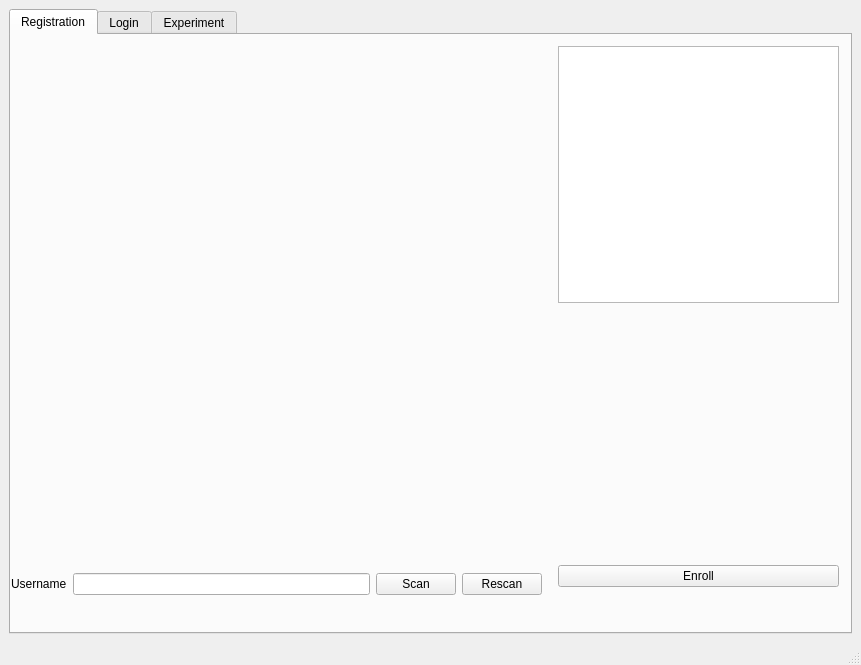
<?xml version="1.0" encoding="UTF-8"?>
<ui version="4.0">
 <class>MainWindow</class>
 <widget class="QMainWindow" name="MainWindow">
  <property name="geometry">
   <rect>
    <x>0</x>
    <y>0</y>
    <width>861</width>
    <height>665</height>
   </rect>
  </property>
  <property name="windowTitle">
   <string>MainWindow</string>
  </property>
  <widget class="QWidget" name="centralwidget">
   <layout class="QVBoxLayout" name="verticalLayout_9">
    <item>
     <widget class="QTabWidget" name="tabWidget">
      <property name="currentIndex">
       <number>0</number>
      </property>
      <widget class="QWidget" name="tab_registration">
       <attribute name="title">
        <string>Registration</string>
       </attribute>
       <widget class="QWidget" name="layoutWidget">
        <property name="geometry">
         <rect>
          <x>0</x>
          <y>10</y>
          <width>531</width>
          <height>571</height>
         </rect>
        </property>
        <layout class="QVBoxLayout" name="verticalLayout_scan">
         <item>
          <widget class="QLabel" name="img_scan_registration">
           <property name="sizePolicy">
            <sizepolicy hsizetype="Expanding" vsizetype="Expanding">
             <horstretch>0</horstretch>
             <verstretch>0</verstretch>
            </sizepolicy>
           </property>
           <property name="maximumSize">
            <size>
             <width>500</width>
             <height>480</height>
            </size>
           </property>
           <property name="text">
            <string/>
           </property>
          </widget>
         </item>
         <item>
          <layout class="QHBoxLayout" name="horizontalLayout_buttons">
           <item>
            <widget class="QLabel" name="label_username">
             <property name="text">
              <string>Username</string>
             </property>
            </widget>
           </item>
           <item>
            <widget class="QLineEdit" name="username_input_registration"/>
           </item>
           <item>
            <widget class="QPushButton" name="scanButton_registration">
             <property name="text">
              <string>Scan</string>
             </property>
            </widget>
           </item>
           <item>
            <widget class="QPushButton" name="rescanButton_registration">
             <property name="text">
              <string>Rescan</string>
             </property>
            </widget>
           </item>
          </layout>
         </item>
        </layout>
       </widget>
       <widget class="QWidget" name="layoutWidget">
        <property name="geometry">
         <rect>
          <x>547</x>
          <y>11</y>
          <width>281</width>
          <height>541</height>
         </rect>
        </property>
        <layout class="QVBoxLayout" name="verticalLayout_list">
         <item>
          <widget class="QListWidget" name="fingerList">
           <property name="sizePolicy">
            <sizepolicy hsizetype="Preferred" vsizetype="Expanding">
             <horstretch>0</horstretch>
             <verstretch>0</verstretch>
            </sizepolicy>
           </property>
           <property name="minimumSize">
            <size>
             <width>0</width>
             <height>0</height>
            </size>
           </property>
           <property name="maximumSize">
            <size>
             <width>16777215</width>
             <height>16777215</height>
            </size>
           </property>
           <property name="selectionMode">
            <enum>QAbstractItemView::MultiSelection</enum>
           </property>
          </widget>
         </item>
         <item>
          <widget class="QLabel" name="img_preview">
           <property name="sizePolicy">
            <sizepolicy hsizetype="Expanding" vsizetype="Expanding">
             <horstretch>0</horstretch>
             <verstretch>0</verstretch>
            </sizepolicy>
           </property>
           <property name="maximumSize">
            <size>
             <width>200</width>
             <height>250</height>
            </size>
           </property>
           <property name="text">
            <string/>
           </property>
          </widget>
         </item>
         <item>
          <widget class="QPushButton" name="enrollButton">
           <property name="sizePolicy">
            <sizepolicy hsizetype="Ignored" vsizetype="Fixed">
             <horstretch>0</horstretch>
             <verstretch>0</verstretch>
            </sizepolicy>
           </property>
           <property name="text">
            <string>Enroll</string>
           </property>
          </widget>
         </item>
        </layout>
       </widget>
      </widget>
      <widget class="QWidget" name="tab_login">
       <attribute name="title">
        <string>Login</string>
       </attribute>
       <layout class="QHBoxLayout" name="horizontalLayout_2">
        <item>
         <layout class="QHBoxLayout" name="horizontalLayout_8">
          <item>
           <spacer name="horizontalSpacer">
            <property name="orientation">
             <enum>Qt::Horizontal</enum>
            </property>
            <property name="sizeType">
             <enum>QSizePolicy::Preferred</enum>
            </property>
            <property name="sizeHint" stdset="0">
             <size>
              <width>200</width>
              <height>20</height>
             </size>
            </property>
           </spacer>
          </item>
          <item>
           <layout class="QVBoxLayout" name="verticalLayout_8">
            <item>
             <layout class="QVBoxLayout" name="verticalLayout_7">
              <item>
               <widget class="QLabel" name="img_scan_login">
                <property name="sizePolicy">
                 <sizepolicy hsizetype="Expanding" vsizetype="Expanding">
                  <horstretch>0</horstretch>
                  <verstretch>0</verstretch>
                 </sizepolicy>
                </property>
                <property name="maximumSize">
                 <size>
                  <width>500</width>
                  <height>480</height>
                 </size>
                </property>
                <property name="text">
                 <string/>
                </property>
               </widget>
              </item>
              <item>
               <layout class="QHBoxLayout" name="horizontalLayout_7">
                <item>
                 <widget class="QPushButton" name="scanButton_login">
                  <property name="text">
                   <string>Scan</string>
                  </property>
                 </widget>
                </item>
               </layout>
              </item>
             </layout>
            </item>
            <item>
             <layout class="QHBoxLayout" name="horizontalLayout_6">
              <item>
               <widget class="QLabel" name="label_username_login">
                <property name="text">
                 <string>Username</string>
                </property>
               </widget>
              </item>
              <item>
               <widget class="QLineEdit" name="username_input_login"/>
              </item>
             </layout>
            </item>
            <item>
             <widget class="QPushButton" name="loginButton">
              <property name="sizePolicy">
               <sizepolicy hsizetype="Ignored" vsizetype="Fixed">
                <horstretch>0</horstretch>
                <verstretch>0</verstretch>
               </sizepolicy>
              </property>
              <property name="text">
               <string>Login</string>
              </property>
             </widget>
            </item>
           </layout>
          </item>
          <item>
           <spacer name="horizontalSpacer_2">
            <property name="orientation">
             <enum>Qt::Horizontal</enum>
            </property>
            <property name="sizeType">
             <enum>QSizePolicy::Fixed</enum>
            </property>
            <property name="sizeHint" stdset="0">
             <size>
              <width>200</width>
              <height>20</height>
             </size>
            </property>
           </spacer>
          </item>
         </layout>
        </item>
       </layout>
      </widget>
      <widget class="QWidget" name="tab_experiment">
       <attribute name="title">
        <string>Experiment</string>
       </attribute>
       <widget class="QPushButton" name="scanButton_experiment">
        <property name="geometry">
         <rect>
          <x>270</x>
          <y>540</y>
          <width>251</width>
          <height>31</height>
         </rect>
        </property>
        <property name="text">
         <string>Scan</string>
        </property>
       </widget>
       <widget class="QLabel" name="label">
        <property name="geometry">
         <rect>
          <x>100</x>
          <y>490</y>
          <width>71</width>
          <height>21</height>
         </rect>
        </property>
        <property name="font">
         <font>
          <pointsize>11</pointsize>
          <bold>false</bold>
         </font>
        </property>
        <property name="text">
         <string>Original</string>
        </property>
       </widget>
       <widget class="QLabel" name="label_2">
        <property name="geometry">
         <rect>
          <x>330</x>
          <y>490</y>
          <width>191</width>
          <height>16</height>
         </rect>
        </property>
        <property name="font">
         <font>
          <pointsize>11</pointsize>
          <bold>false</bold>
         </font>
        </property>
        <property name="text">
         <string>Preprocessing - skeleton</string>
        </property>
       </widget>
       <widget class="QLabel" name="label_3">
        <property name="geometry">
         <rect>
          <x>600</x>
          <y>490</y>
          <width>181</width>
          <height>21</height>
         </rect>
        </property>
        <property name="font">
         <font>
          <pointsize>11</pointsize>
          <bold>false</bold>
         </font>
        </property>
        <property name="text">
         <string>Extraction - level2chars</string>
        </property>
       </widget>
       <widget class="QWidget" name="layoutWidget">
        <property name="geometry">
         <rect>
          <x>0</x>
          <y>30</y>
          <width>831</width>
          <height>451</height>
         </rect>
        </property>
        <layout class="QHBoxLayout" name="horizontalLayout">
         <item>
          <widget class="QLabel" name="img_scan_exp">
           <property name="sizePolicy">
            <sizepolicy hsizetype="Expanding" vsizetype="Expanding">
             <horstretch>0</horstretch>
             <verstretch>0</verstretch>
            </sizepolicy>
           </property>
           <property name="maximumSize">
            <size>
             <width>270</width>
             <height>460</height>
            </size>
           </property>
           <property name="text">
            <string/>
           </property>
          </widget>
         </item>
         <item>
          <widget class="QLabel" name="img_scan_exp_skeleton">
           <property name="sizePolicy">
            <sizepolicy hsizetype="Expanding" vsizetype="Expanding">
             <horstretch>0</horstretch>
             <verstretch>0</verstretch>
            </sizepolicy>
           </property>
           <property name="maximumSize">
            <size>
             <width>270</width>
             <height>460</height>
            </size>
           </property>
           <property name="text">
            <string/>
           </property>
          </widget>
         </item>
         <item>
          <widget class="QLabel" name="img_scan_exp_extraction">
           <property name="sizePolicy">
            <sizepolicy hsizetype="Expanding" vsizetype="Expanding">
             <horstretch>0</horstretch>
             <verstretch>0</verstretch>
            </sizepolicy>
           </property>
           <property name="maximumSize">
            <size>
             <width>270</width>
             <height>460</height>
            </size>
           </property>
           <property name="mouseTracking">
            <bool>true</bool>
           </property>
           <property name="text">
            <string/>
           </property>
          </widget>
         </item>
        </layout>
       </widget>
      </widget>
     </widget>
    </item>
   </layout>
  </widget>
  <widget class="QStatusBar" name="statusbar"/>
 </widget>
 <resources/>
 <connections/>
</ui>
